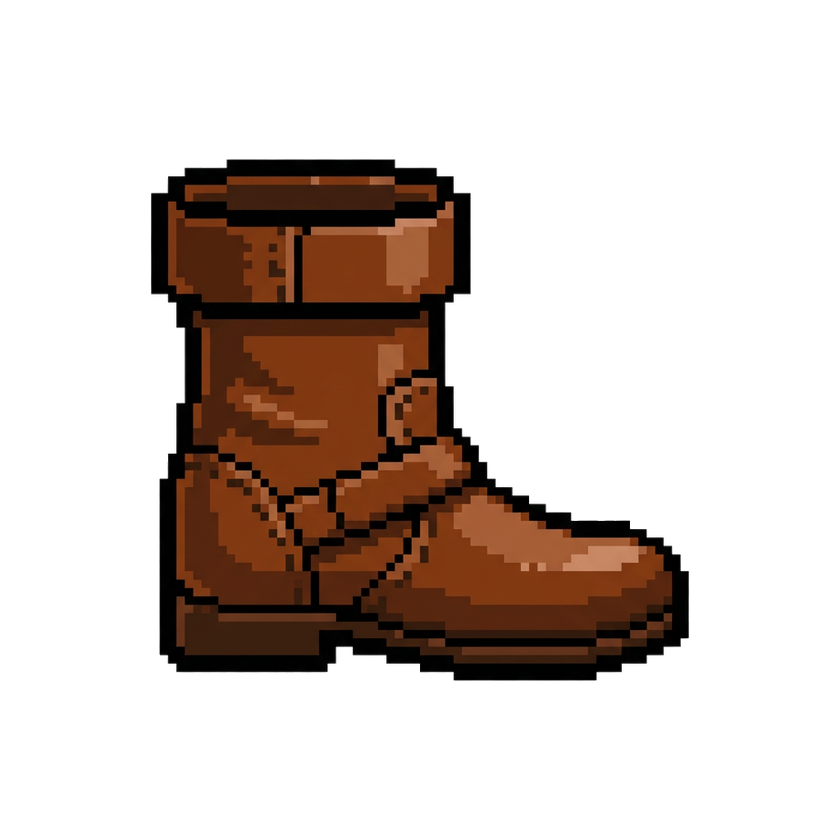
#> input picture assets/item/gacha_equipment/Boots2M.png, 840 x 840 px, shrunk from 1024 x 1024 before the run
$ python check_transparency.py
#> lines starting #> are read from the running program, lines starting #| are printed output that depends on the picture
from PIL import Image
import sys

img = Image.open('assets/item/gacha_equipment/Boots2M.png')
#> img is the input picture: PIL image 840x840 RGBA; mean R, G, B, A 21.9, 11, 5.1, 67
if img.mode != 'RGBA':
    print(f"Mode is {img.mode}, no alpha channel")
else:
    alpha = img.getchannel('A')
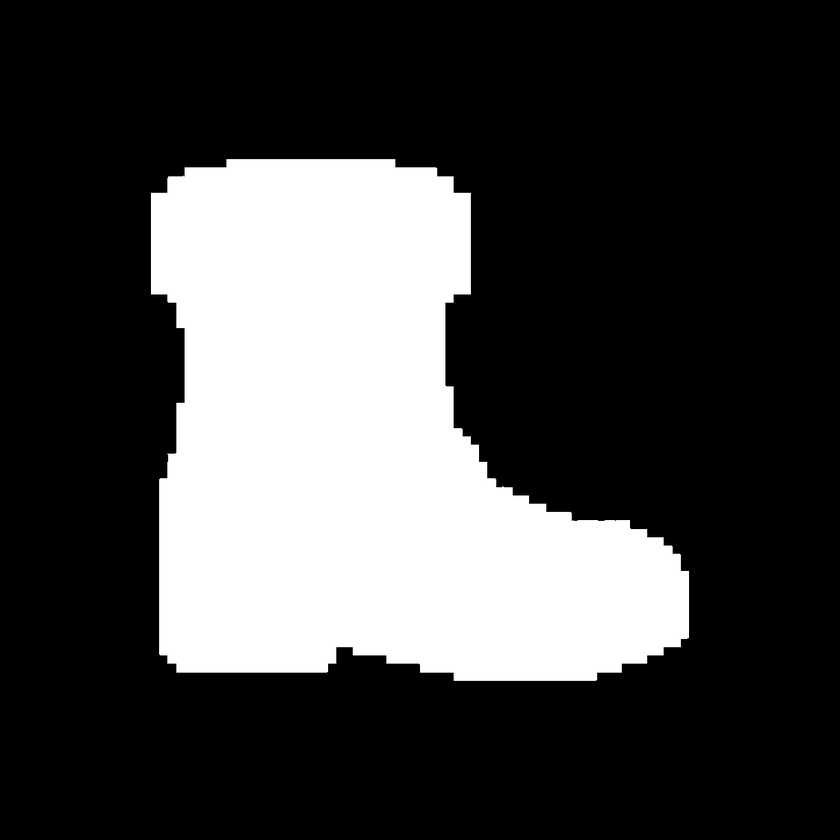
#> alpha: PIL image 840x840 L; min 0, max 255, mean 67
    bbox = alpha.getbbox()
#> bbox = (148, 157, 692, 683)
    print(f"Alpha bbox: {bbox}")
#| Alpha bbox: (148, 157, 692, 683)
    extrema = alpha.getextrema()
#> extrema = (0, 255)
    print(f"Alpha extremes: {extrema}")
#| Alpha extremes: (0, 255)
